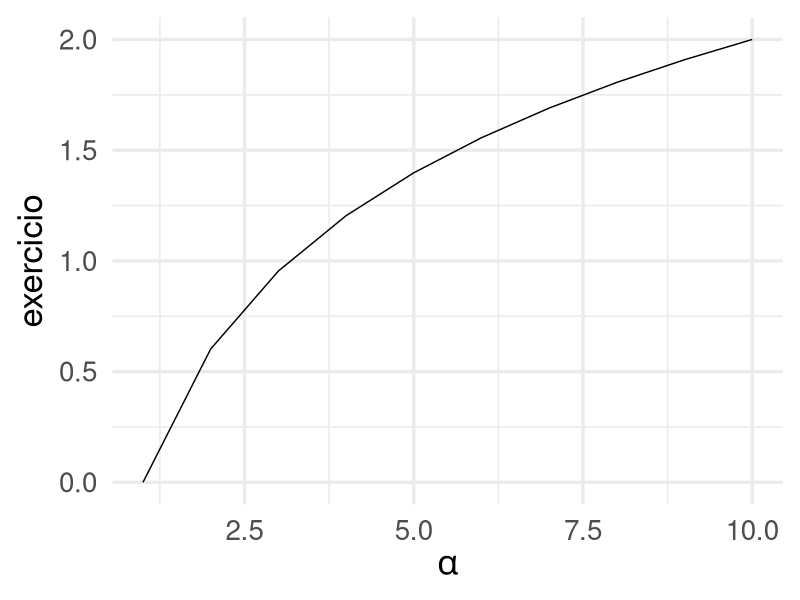

Generate this figure with R:
# 1. Faça os exercícios da seção 9.2 do livro
# https://livro.curso-r.com/9-2-r-markdown.html

# 2. Teste os temas abaixo com os exemplos de aula:
# Dica: veja na documentação como instalar estes pacotes.

# a) https://ewenme.github.io/ghibli/
# b) https://ryo-n7.github.io/tvthemes/

# 3. Escreva a label apropriada no eixo Y. Note que no eixo y
# está representada o log de alpha ao quadrado (linha 17).

library(ggplot2)
library(magrittr) # Carregar o pipe %>% 
tibble::tibble(
  alpha = 1:10,
  alpha2 = log10(alpha^2)
  ) %>% 
  ggplot(aes(alpha, alpha2)) +
  geom_line() +
  labs(
    x = expression(alpha),
    y = "exercicio"
  ) +
  theme_minimal(25)

# 4. Crie um tema que você goste e nos mostre em sala


# 5. Reproduza os gráficos das matérias abaixo:

# a) https://nucleo.jor.br/redes/2021-03-11-ciencia-dispara-twitter-divulgadores
# Reproduzir apenas o primeiro gráfico.
# Os dados e código foram disponibilizados no final da matéria.
# Primeiro, tente reproduzir sem olhar o código do ggplot, 
# rodando apenas até a linha 128:
# código: https://gist.github.com/lgelape/d854f7f23a900531e3fd4977d574e492#file-materia_engajamento_divulgadores-r-L128
# 
# b) [DESAFIO] https://www.washingtonpost.com/graphics/2018/lifestyle/sinclair-broadcasting/
# Nesse caso, siga o passo-a-passo da matéria.
# código: https://r-journalism.com/posts/2018-07-17-sf-sinclair-map/map/
# OBS: como é de 2018, pode ser que seja necessário adaptar.
